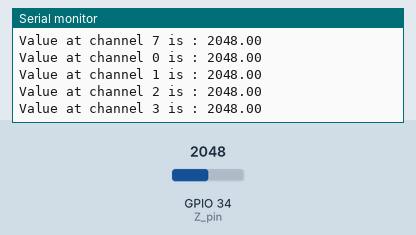
Simulated run of this sketch. Board: ESP32. Shown: the last lines printed to the serial monitor. The inputs (shaded band) are chosen by the test bench; at power-on: GPIO 34 (Z_pin) = 2048.

Above: at 1.2 s.
1.3 s: GPIO 34 (Z_pin) set to 2866
At 1.31 s:
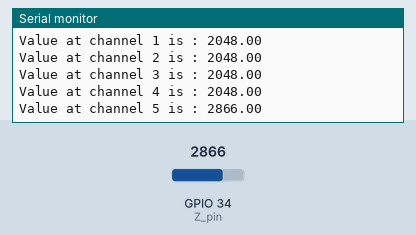
2.8 s: GPIO 34 (Z_pin) set to 3603
At 2.81 s:
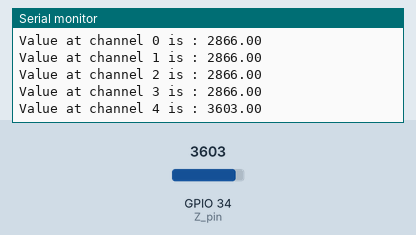
Timing chart, 0 to 5.8 s (numbered marks = the images above; inputs shaded):
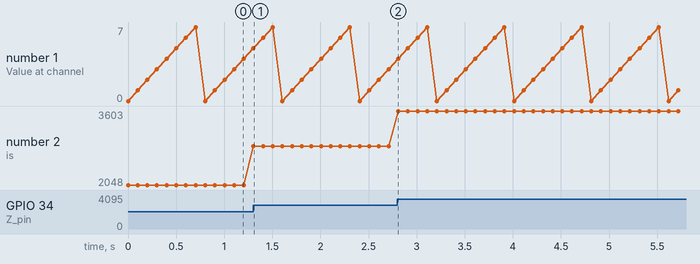

The sketch:

esp32-chalecoControl.ino
```cpp
//Mux control pins
int s0 = 16;
int s1 = 17;
int s2 = 5;

//Mux salida comun
int Z_pin = 34;

int muxChannel[8][3]={
    {0,0,0}, //channel 0
    {1,0,0}, //channel 1
    {0,1,0}, //channel 2
    {1,1,0}, //channel 3
    {0,0,1}, //channel 4
    {1,0,1}, //channel 5
    {0,1,1}, //channel 6
    {1,1,1}, //channel 7
};


void setup(){
  setMux();
  Serial.begin(115200);
}


void loop(){

  //Loop through and read all 8 values
  for(int i = 0; i < 8; i ++){
    Serial.print("Value at channel ");
    Serial.print(i);
    Serial.print(" is : ");
    Serial.println(readMux(i));
    delay(100);
  }

}

void setMux(){
  pinMode(s0, OUTPUT);
  pinMode(s1, OUTPUT);
  pinMode(s2, OUTPUT);

  digitalWrite(s0, LOW);
  digitalWrite(s1, LOW);
  digitalWrite(s2, LOW);
}

float readMux(int channel){
  int controlPin[] = {s0, s1, s2};
  //loop through the 3 sig
  for(int i = 0; i < 3; i ++){
    digitalWrite(controlPin[i], muxChannel[channel][i]);
  }
  //read the value at the Z pin
  int val = analogRead(Z_pin);
  return val;
}
```

Measured:
- after the input at 1.3 s, the serial monitor: prints a new line at once (image 1)
- after the input at 2.8 s, the serial monitor: prints a new line at once (image 2)
- plotted number 2: 2048 → 2866 after the input at 1.3 s, 2866 → 3603 after the input at 2.8 s
